Frame 1 (no input): blank canvas, image omitted
Frame 60 (the mouse pressed at the canvas centre just before this capture): blank canvas, image omitted
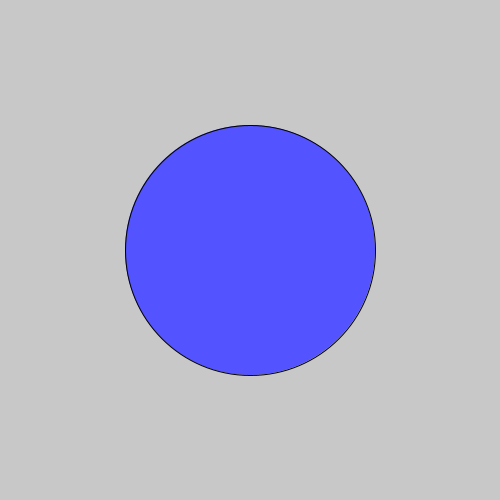
Frame 120 (the mouse held since frame 60 and released just before this capture)

The Processing sketch whose frames 1 and 60 were blank and that drew this single picture after the mouse press (run headless with seeded random() and noise(); from frame 60 on, the mouse is pressed at the canvas centre):

// Processing sketch: EllipseWark_2
// ── EllipseWark_2.pde
//円をぐにゃぐにゃさせたい
//X軸に動かしたとき、Y軸に動かしたときにわかりやすいように色を変えたい
//引き伸ばせば伸ばすだけ色を変えたい

void setup()
{
   size(500,500);  
}
void draw()
{
  background(200);
  ellipse(250,250,mouseX , mouseY);
  
  //色を変えるよ
  fill(mouseX / 3 , mouseY / 3 , mouseX * mouseY);
}
